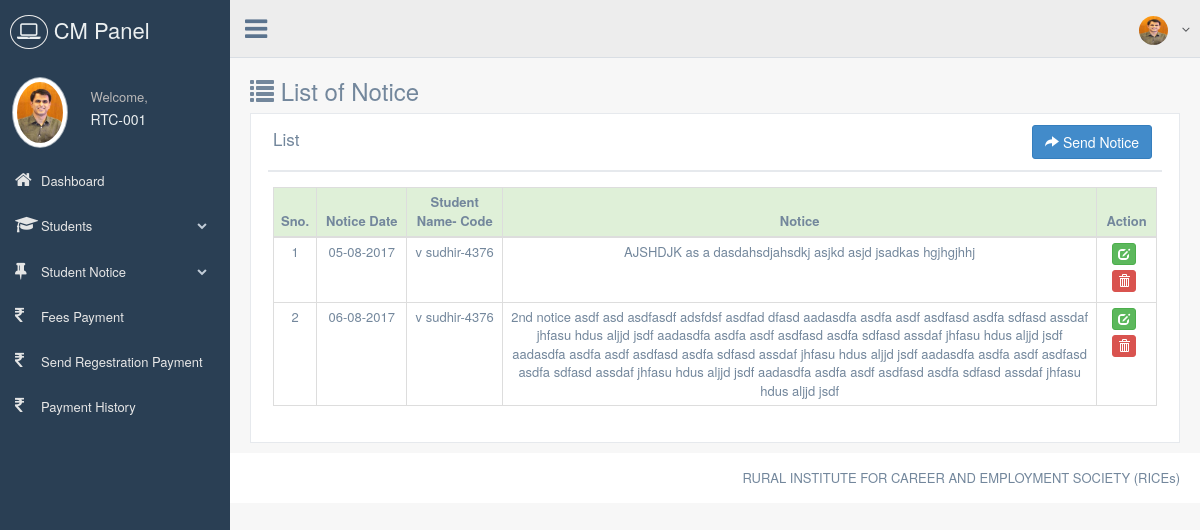
Screenshot of /cmpanel/notice/view-notice.php (signed in) with the database file from the repository.
### tables this page shows
CREATE TABLE `center_notice` (
  `Notice_Id` int(11) NOT NULL,
  `Notice_Date` date NOT NULL,
  `Notice` text NOT NULL,
  `Student_Id` int(11) NOT NULL,
  `CM_Id` smallint(6) NOT NULL
);

CREATE TABLE `student_master` (
  `Student_Id` int(11) NOT NULL,
  `Reg_Date` date NOT NULL,
  `Application_No` int(11) NOT NULL,
  `Student_Code` int(11) NOT NULL,
  `Password` varchar(50) NOT NULL,
  `Student_Name` varchar(75) NOT NULL,
  `DOB` date NOT NULL,
  `Gender` tinyint(4) NOT NULL,
  `Father_Name` varchar(75) NOT NULL,
  `Mother_Name` varchar(75) NOT NULL,
  `Religion` varchar(10) NOT NULL,
  `Caste` varchar(10) NOT NULL,
  `Phisical_Status` tinyint(4) NOT NULL,
  `Aadhaar_No` varchar(15) NOT NULL,
  `Education` varchar(15) NOT NULL,
  `Course_Id` smallint(6) NOT NULL,
  `Mode` varchar(15) NOT NULL,
  `Session` varchar(15) NOT NULL,
  `About_Fee_Deposite` text NOT NULL,
  `Block_Id` int(11) NOT NULL,
  `Address` varchar(300) NOT NULL,
  `Pincode` varchar(15) NOT NULL,
  `Contact_No` varchar(15) NOT NULL,
  `Email` varchar(50) NOT NULL,
  `Bank_Name` varchar(75) NOT NULL,
  `Acc_holder_name` varchar(100) NOT NULL,
  `Account_No` varchar(30) NOT NULL,
  `Bank_Address` varchar(300) NOT NULL,
  `IFSC_Code` varchar(20) NOT NULL,
  `Photo` varchar(75) NOT NULL,
  `Signature` varchar(75) NOT NULL,
  `Gaurdian_Signature` varchar(75) NOT NULL,
  `CM_Id` smallint(6) NOT NULL,
  `Reference` varchar(75) NOT NULL,
  `Registration_No` int(11) NOT NULL,
  `Approval_Status` tinyint(4) NOT NULL,
  `Payment_Status` int(11) NOT NULL COMMENT '//1 for paid '
);

### libraries/classes/DBConn.php (called while the page is built, shortened)
<?php
class DBConn  extends Conn {
	 function ExecuteQuery($userQuery)
	{
		$result= mysql_query($userQuery);
                $num_fields = mysql_num_fields($result);
				$obj = array();
				$x=1;
				while($row=mysql_fetch_array($result)){
				  for($j=0;$j<$num_fields;$j++){
					 $name = mysql_field_name($result, $j);
					 $obj[$x][$name]=$row[$name];
					}
					$x++;
					}
     return $obj;
	}
}
?>

### cmpanel/notice/view-notice.php (the view, shortened to what this page needs)
<?php
require_once(PATH_LIBRARIES.'/classes/DBConn.php');
include(PATH_CM_INCLUDE.'/header.php');
$getnotice=$db->ExecuteQuery("SELECT Notice_Id, DATE_FORMAT(Notice_Date,'%d-%m-%Y') AS Notice_Date, Notice, Student_Name, Student_Code
FROM center_notice cn
LEFT JOIN student_master st ON cn.Student_Id = st.Student_Id
WHERE cn.CM_Id =".$_SESSION['cmid']);
?>
<div>
  <div class="page-title">
    <div class="title_left">
      <h3><i class="glyphicon glyphicon-list"></i> List of Notice</h3>
    </div>
  </div>
  <div class="row">
    <div class="col-md-12 col-sm-12 col-xs-12">
      <div class="x_panel">
        <div class="x_title">
          <h2>List</h2>
          <ul class="nav navbar-right panel_toolbox">
            <li>
              <span><a class="btn btn-primary" href="index.php"><i class="glyphicon glyphicon-share-alt"></i> Send Notice</a></span>
            </li>
          </ul>
          <div class="clearfix"></div>
        </div>
        <div class="x_content">
        	<table class="table table-hover table-bordered table-condensed">
              <thead>
                <tr class="success">
                  <th>Sno.</th>
                  <th width="90">Notice Date</th>
                  <th>Student Name- Code</th>
                  <th>Notice</th>
                  <th>Action</th>
                </tr>
              </thead>
              <tbody>
                <?php
                    $i=1;
                    foreach($getnotice as $getnoticeVal){ ?>
                <tr>
                  <td><?php echo $i;?></td>
                  <td><?php echo $getnoticeVal['Notice_Date']; ?></td>
                  <td><?php echo $getnoticeVal['Student_Name'].'-'.$getnoticeVal['Student_Code'];?></td>
                  <td><?php echo $getnoticeVal['Notice']; ?></td>
                  <td><button type="button" id="editbtn" class="btn btn-success btn-xs" onClick="window.location.href='edit_notice.php?id=<?php echo $getnoticeVal['Notice_Id'];?>'" > <span class="glyphicon glyphicon-edit"></span> </button>
                    <button type="button" class="btn btn-danger btn-xs delete" id="<?php echo $getnoticeVal['Notice_Id']; ?>" name="delete"> <span class="glyphicon glyphicon-trash"></span> </button></td>
                </tr>
                <?php $i++;} ?>
              </tbody>
            </table>
        </div>
      </div>
    </div>
  </div>
</div>
<?php require_once(PATH_CM_INCLUDE.'/footer.php'); ?>

### rows the page displays
center_notice: Notice_Date "05-08-2017", Student_Id.Student_Name "v sudhir", Student_Id.Student_Code "4376", Notice "AJSHDJK as a dasdahsdjahsdkj asjkd asjd jsadkas hgjhgjhhj"
center_notice: Notice_Date "06-08-2017", Student_Id.Student_Name "v sudhir", Student_Id.Student_Code "4376", Notice "2nd notice asdf asd asdfasdf adsfdsf asdfad dfasd aadasdfa asdfa asdf asdfasd asdfa sdfasd assdaf jhfasu hdus aljjd jsdf aadasdfa asdfa asdf asdfasd asdfa sdfasd assdaf jhfasu hdus aljjd jsdf aadasdfa asdfa asdf asdfasd asdfa sdfasd assdaf jhfasu hdus aljjd jsdf aadasdfa asdfa asdf asdfasd asdfa sdfasd assdaf jhfasu hdus aljjd jsdf aadasdfa asdfa asdf asdfasd asdfa sdfasd assdaf jhfasu hdus aljjd jsdf"

### other values shown
$cm_code[1]['Center_Code'] "RTC-001"
